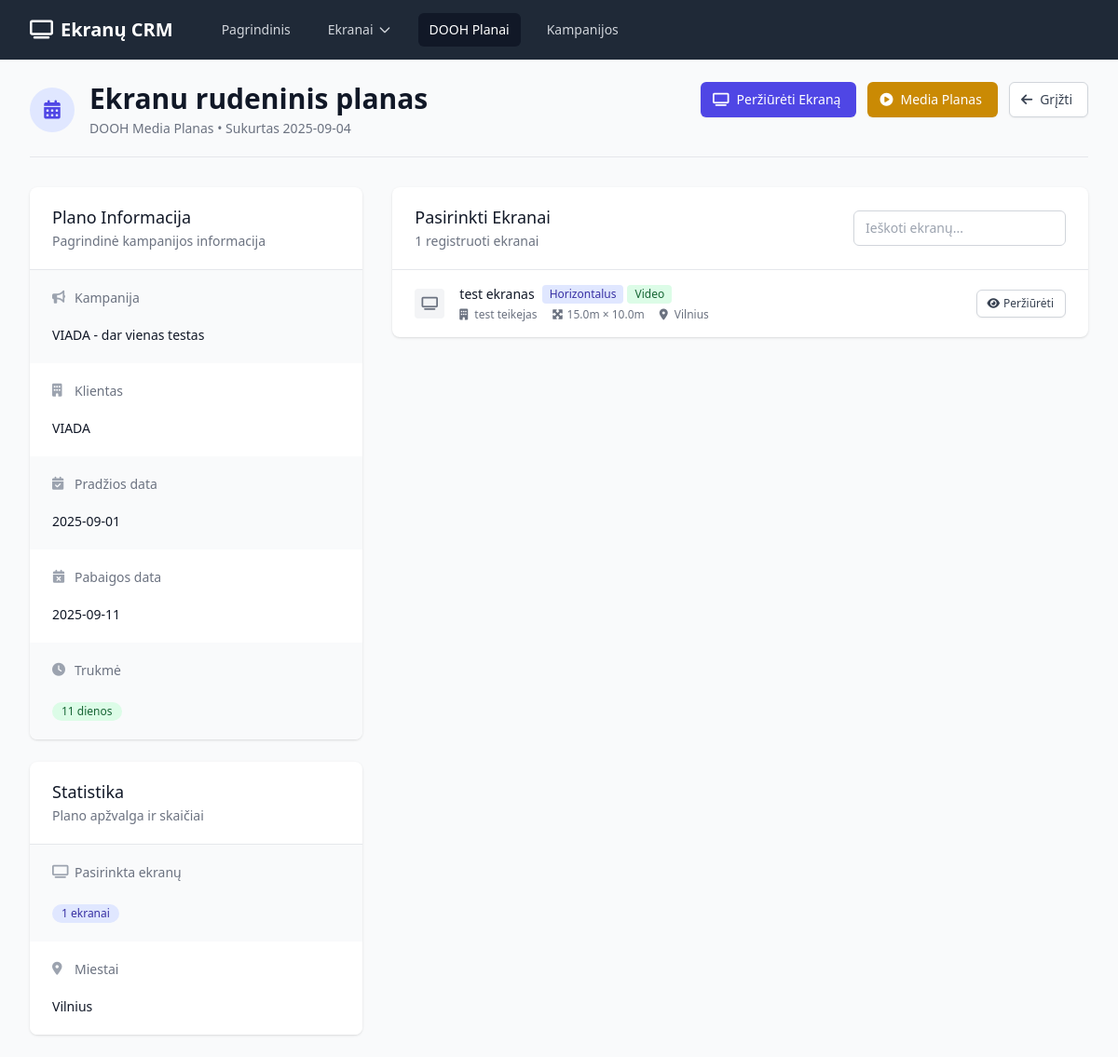
Page /dooh-plan/1 on the earlier database version.
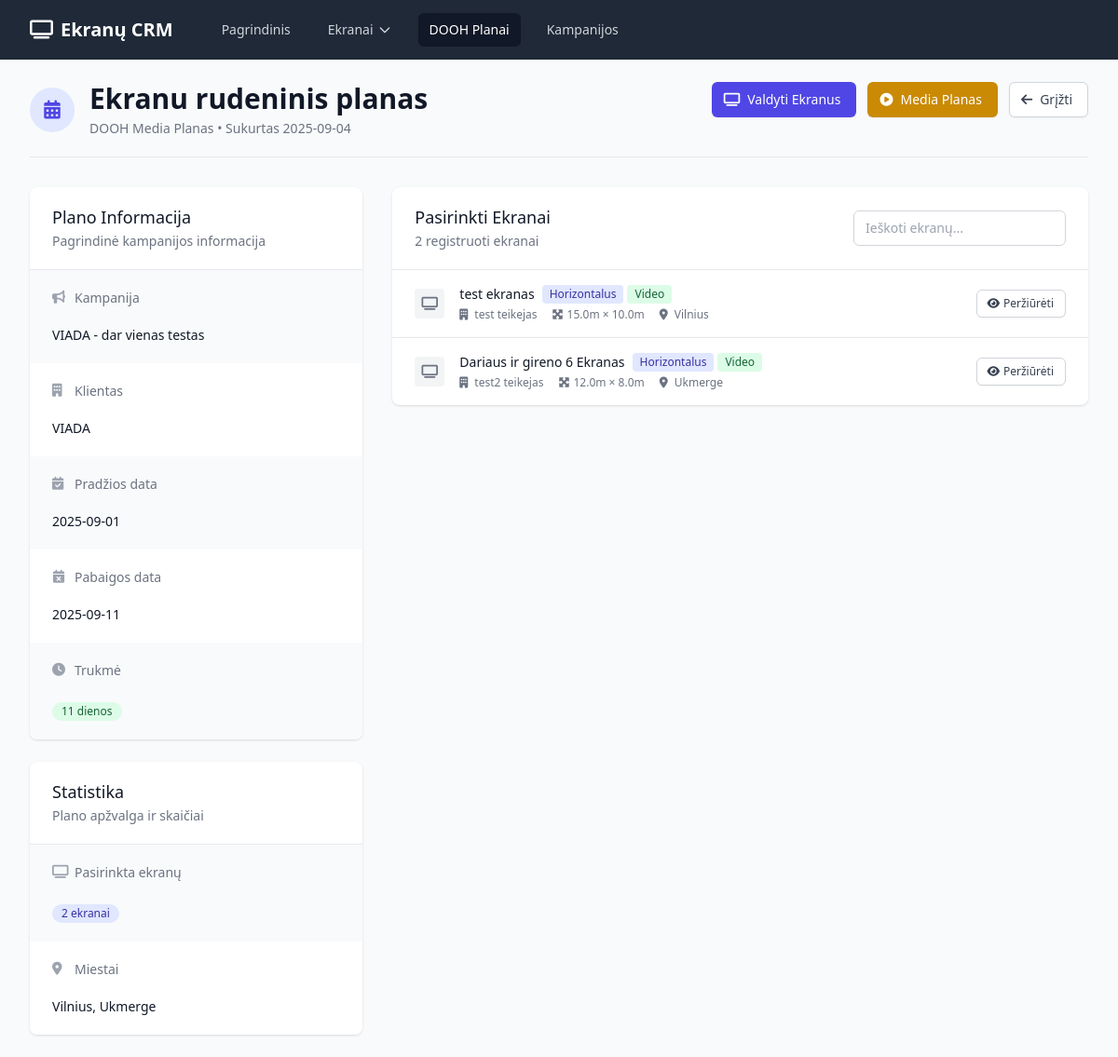
Same page on the later database version.
### app.py (models this page shows)
class Screen(db.Model):
    id = db.Column(db.Integer, primary_key=True)
    provider_id = db.Column(db.Integer, db.ForeignKey('screen_provider.id'), nullable=False)
    name = db.Column(db.String(100), nullable=False)
    image_path = db.Column(db.String(200))
    position_description = db.Column(db.Text)
    comment = db.Column(db.Text)
    screen_type = db.Column(db.String(50), nullable=False)  # horizontal/vertical
    content_type = db.Column(db.String(50), nullable=False)  # video/static
    width = db.Column(db.Float, nullable=False)  # in meters
    height = db.Column(db.Float, nullable=False)  # in meters
    pixel_width = db.Column(db.Integer)
    pixel_height = db.Column(db.Integer)
    pixel_comment = db.Column(db.Text)
    gps_latitude = db.Column(db.Float)
    gps_longitude = db.Column(db.Float)
    city = db.Column(db.String(100), nullable=False)
    address = db.Column(db.String(200), nullable=False)
    side = db.Column(db.String(10))  # D-right, K-left
    created_at = db.Column(db.DateTime, default=datetime.utcnow)
    pricing_hours = db.relationship('ScreenPricing', backref='screen', lazy=True, cascade='all, delete-orphan')
    bookings = db.relationship('ScreenBooking', backref='screen', lazy=True)

class ScreenBooking(db.Model):
    id = db.Column(db.Integer, primary_key=True)
    dooh_plan_id = db.Column(db.Integer, db.ForeignKey('dooh_plan.id'), nullable=False)
    screen_id = db.Column(db.Integer, db.ForeignKey('screen.id'), nullable=False)
    screen_slots = db.relationship('ScreenSlot', backref='booking', lazy=True, cascade='all, delete-orphan')

class ScreenProvider(db.Model):
    id = db.Column(db.Integer, primary_key=True)
    name = db.Column(db.String(100), nullable=False)
    email = db.Column(db.String(100))
    phone = db.Column(db.String(20))
    contact_person = db.Column(db.String(100))
    created_at = db.Column(db.DateTime, default=datetime.utcnow)
    screens = db.relationship('Screen', backref='provider', lazy=True, cascade='all, delete-orphan')

### app.py (the view)
@app.route('/dooh-plan/<int:id>')
def dooh_plan_detail(id):
    plan = DOOHPlan.query.get_or_404(id)
    return render_template('dooh_plan_detail.html', plan=plan)

### templates/dooh_plan_detail.html (shortened to what the changed rows need)
{% extends "base.html" %}
{% block content %}
<div class="pb-5 border-b border-gray-200 mb-8">
    <div class="flex justify-between items-start">
        <div class="flex items-center">
            <div>
                <h1 class="text-3xl font-bold text-gray-900">{{ plan.name }}</h1>
            </div>
        </div>
        <div class="flex space-x-3">
            {% if plan.screen_bookings|length == 1 %}
            <a href="{{ url_for('screen_detail', id=plan.screen_bookings[0].screen.id) }}"
               class="inline-flex items-center px-4 py-2 border border-transparent text-sm font-medium rounded-md shadow-sm text-white bg-indigo-600 hover:bg-indigo-700 focus:outline-none focus:ring-2 focus:ring-offset-2 focus:ring-indigo-500">
                <i class="fas fa-tv -ml-1 mr-2"></i>
                Peržiūrėti Ekraną
            </a>
            {% else %}
            <a href="{{ url_for('dooh_plan_screens', id=plan.id) }}"
               class="inline-flex items-center px-4 py-2 border border-transparent text-sm font-medium rounded-md shadow-sm text-white bg-indigo-600 hover:bg-indigo-700 focus:outline-none focus:ring-2 focus:ring-offset-2 focus:ring-indigo-500">
                <i class="fas fa-tv -ml-1 mr-2"></i>
                Valdyti Ekranus
            </a>
            {% endif %}
            <a href="{{ url_for('dooh_plan_media', id=plan.id) }}"
               class="inline-flex items-center px-4 py-2 border border-transparent text-sm font-medium rounded-md shadow-sm text-white bg-yellow-600 hover:bg-yellow-700 focus:outline-none focus:ring-2 focus:ring-offset-2 focus:ring-yellow-500">
                <i class="fas fa-play-circle -ml-1 mr-2"></i>
                Media Planas
            </a>
            <a href="{{ url_for('dooh_plans') }}"
               class="inline-flex items-center px-4 py-2 border border-gray-300 shadow-sm text-sm font-medium rounded-md text-gray-700 bg-white hover:bg-gray-50 focus:outline-none focus:ring-2 focus:ring-offset-2 focus:ring-indigo-500">
                <i class="fas fa-arrow-left -ml-1 mr-2"></i>
                Grįžti
            </a>
        </div>
    </div>
</div>
<div class="grid grid-cols-1 lg:grid-cols-3 gap-8">
    <div class="lg:col-span-1 space-y-6">
        <div class="bg-white shadow overflow-hidden sm:rounded-lg">
            <div class="border-t border-gray-200">
                <dl>
                    <div class="bg-gray-50 px-4 py-5 sm:grid sm:grid-cols-1 sm:gap-4 sm:px-6">
                        <dd class="mt-1">
                            <span class="inline-flex items-center px-2.5 py-0.5 rounded-full text-xs font-medium bg-indigo-100 text-indigo-800">
                                {{ plan.screen_bookings|length }} ekranai
                            </span>
                        </dd>
                    </div>
                    {% if plan.screen_bookings %}
                    <div class="bg-white px-4 py-5 sm:grid sm:grid-cols-1 sm:gap-4 sm:px-6">
                        <dt class="text-sm font-medium text-gray-500 flex items-center">
                            <i class="fas fa-map-marker-alt w-4 h-4 mr-2 text-gray-400"></i>
                            Miestai
                        </dt>
                        <dd class="mt-1 text-sm text-gray-900">
                            {% set cities = [] %}
                            {% for booking in plan.screen_bookings %}
                                {% if booking.screen.city not in cities %}
                                    {% set _ = cities.append(booking.screen.city) %}
                                {% endif %}
                            {% endfor %}
                            {{ cities|join(', ') }}
                        </dd>
                    </div>
                    {% endif %}
                </dl>
            </div>
        </div>
    </div>
    <div class="lg:col-span-2">
        <div class="bg-white shadow overflow-hidden sm:rounded-lg">
            <div class="px-4 py-5 sm:px-6">
                <div class="flex justify-between items-center">
                    <div>
                        <h3 class="text-lg leading-6 font-medium text-gray-900">Pasirinkti Ekranai</h3>
                        <p class="mt-1 text-sm text-gray-500">{{ plan.screen_bookings|length }} registruoti ekranai</p>
                    </div>
                </div>
            </div>
            {% if plan.screen_bookings %}
            <div class="border-t border-gray-200">
                <ul class="divide-y divide-gray-200" id="screensList">
                    {% for booking in plan.screen_bookings %}
                    <li class="screen-item hover:bg-gray-50">
                        <div class="px-4 py-4 sm:px-6">
                            <div class="flex items-center justify-between">
                                <div class="flex items-center">
                                    <div class="flex-shrink-0">
                                        <div class="h-8 w-8 rounded bg-gray-100 flex items-center justify-center">
                                            <i class="fas fa-tv text-gray-500 text-sm"></i>
                                        </div>
                                    </div>
                                    <div class="ml-4">
                                        <div class="flex items-center">
                                            <p class="text-sm font-medium text-gray-900 screen-name">{{ booking.screen.name }}</p>
                                            <div class="ml-2 flex space-x-1">
                                                <span class="inline-flex items-center px-2 py-0.5 rounded text-xs font-medium {% if booking.screen.screen_type == 'horizontal' %}bg-indigo-100 text-indigo-800{% else %}bg-gray-100 text-gray-800{% endif %}">
                                                    {{ 'Horizontalus' if booking.screen.screen_type == 'horizontal' else 'Vertikalus' }}
                                                </span>
                                                <span class="inline-flex items-center px-2 py-0.5 rounded text-xs font-medium {% if booking.screen.content_type == 'video' %}bg-green-100 text-green-800{% else %}bg-blue-100 text-blue-800{% endif %}">
                                                    {{ 'Video' if booking.screen.content_type == 'video' else 'Statinis' }}
                                                </span>
                                            </div>
                                        </div>
                                        <div class="mt-1 flex items-center space-x-4">
                                            <div class="flex items-center text-xs text-gray-500">
                                                <i class="fas fa-building w-3 h-3 mr-1"></i>
                                                <span>{{ booking.screen.provider.name }}</span>
                                            </div>
                                            <div class="flex items-center text-xs text-gray-500">
                                                <i class="fas fa-expand-arrows-alt w-3 h-3 mr-1"></i>
                                                <span>{{ booking.screen.width }}m × {{ booking.screen.height }}m</span>
                                            </div>
                                            {% if booking.screen.city %}
                                            <div class="flex items-center text-xs text-gray-500">
                                                <i class="fas fa-map-marker-alt w-3 h-3 mr-1"></i>
                                                <span>{{ booking.screen.city }}</span>
                                            </div>
                                            {% endif %}
                                        </div>
                                    </div>
                                </div>
                                <div class="flex items-center space-x-2">
                                    <a href="{{ url_for('screen_detail', id=booking.screen.id) }}"
                                       class="inline-flex items-center px-3 py-1.5 border border-gray-300 shadow-sm text-xs font-medium rounded-md text-gray-700 bg-white hover:bg-gray-50 focus:outline-none focus:ring-2 focus:ring-offset-2 focus:ring-indigo-500">
                                        <i class="fas fa-eye -ml-0.5 mr-1"></i>
                                        Peržiūrėti
                                    </a>
                                </div>
                            </div>
                        </div>
                    </li>
                    {% endfor %}
                </ul>
            </div>
            {% endif %}
        </div>
    </div>
</div>
{% endblock %}

Differences in the rows shown:
shown differently, row unchanged: Screen (number 1 of 2 on the later page): city "Vilnius" → (not shown)
added ScreenBooking: screen.name "Dariaus ir gireno 6 Ekranas", screen.provider.name "test2 teikejas", screen.width "12.0", screen.height "8.0", screen.city "Ukmerge"
now on this page (row unchanged): Screen: screen_type "Horizontalus", content_type "Video"
Other differences:
{{ plan.screen_bookings|length }}: "1" → "2"
{{ cities|join(', ') }}: (not shown) → "Vilnius, Ukmerge"
text no longer shown: "Peržiūrėti Ekraną"
text now shown: "Valdyti Ekranus"
